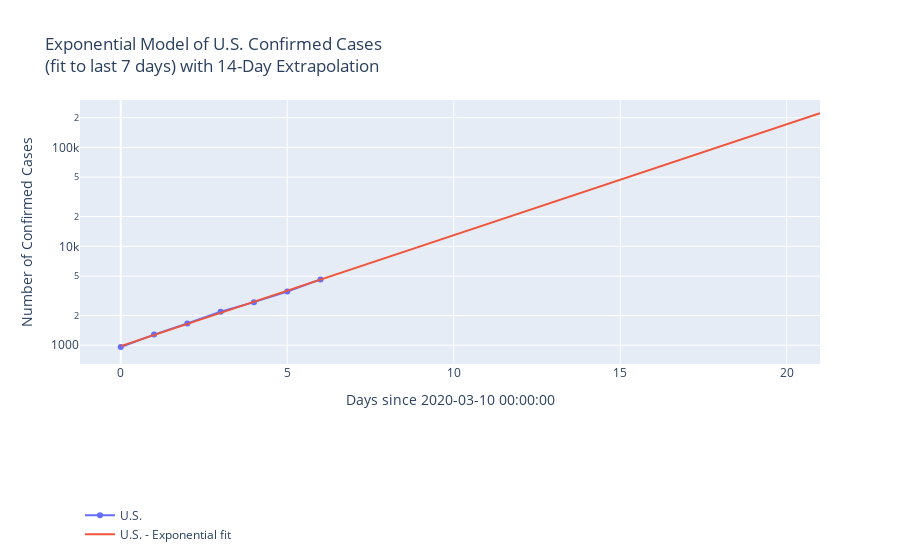

This figure's notebook cell:
### Code cell
from sklearn.linear_model import LinearRegression

us_growth_rates = {}
#ca_growth_rates = {}
#pk_growth_rates = {}

n_days_to_fit = 7
confirmed_us_df = confirmed_by_country_df[(confirmed_by_country_df['Country'] == 'US') & (confirmed_by_country_df['Date'] >= (np.datetime64('today') - np.timedelta64(n_days_to_fit,'D')))]

x = (confirmed_us_df['Date'] - confirmed_us_df['Date'].min()).dt.days.to_numpy().reshape(-1, 1)
y = np.log(confirmed_us_df['Confirmed'])
reg = LinearRegression().fit(x, y)
print(f"Model fit score: {reg.score(x, y):.2f}")
print(f"Growth rate: {reg.coef_[0]:.3f}")
us_growth_rates[n_days_to_fit] = reg.coef_[0]

fig = go.Figure()

fig.add_trace(
    go.Scatter(
        x=x[:,0],
        y=np.exp(y),
        name='U.S.'
    )
)

xx = np.linspace(0, len(x[:,0]) + 14, 100)  # Forecast 14 days out
yy = reg.predict(xx.reshape(-1,1))

fig.add_trace(
    go.Scatter(
        x=xx,
        y=np.exp(yy),
        name='U.S. - Exponential fit',
        mode='lines',
    )
)

fig.update_layout(
    title=f"Exponential Model of U.S. Confirmed Cases<br>(fit to last {n_days_to_fit} days) with 14-Day Extrapolation",
    xaxis_title=f"Days since {confirmed_us_df['Date'].min()}",
    yaxis_title="Number of Confirmed Cases",
    yaxis_type="log",
    **k_layout_kwargs,
)

fig.show()

### Figure 1 — Plotly figure (JSON) as saved in the notebook; plotly's stock layout.template omitted (floating-point values rounded to 4 significant figures)
{"data": [{"name": "U.S.", "type": "scatter", "x": [0, 1, 2, 3, 4, 5, 6], "y": [959.0, 1281.0, 1663.0, 2179.0, 2727.0, 3499.0, 4632.0]}, {"mode": "lines", "name": "U.S. - Exponential fit", "type": "scatter", "x": [0, 0.2121, 0.4242, 0.6364, 0.8485, 1.061, 1.273, 1.485, 1.697, 1.909, 2.121, 2.333, 2.545, 2.758, 2.97, 3.182, 3.394, 3.606, 3.818, 4.03, 4.242, 4.455, 4.667, 4.879, 5.091, 5.303, 5.515, 5.727, 5.939, 6.152, 6.364, 6.576, 6.788, 7, 7.212, 7.424, 7.636, 7.848, 8.061, 8.273, 8.485, 8.697, 8.909, 9.121, 9.333, 9.545, 9.758, 9.97, 10.18, 10.39, 10.61, 10.82, 11.03, 11.24, 11.45, 11.67, 11.88, 12.09, 12.3, 12.52, 12.73, 12.94, 13.15, 13.36, 13.58, 13.79, 14, 14.21, 14.42, 14.64, 14.85, 15.06, 15.27, 15.48, 15.7, 15.91, 16.12, 16.33, 16.55, 16.76, 16.97, 17.18, 17.39, 17.61, 17.82, 18.03, 18.24, 18.45, 18.67, 18.88, 19.09, 19.3, 19.52, 19.73, 19.94, 20.15, 20.36, 20.58, 20.79, 21], "y": [980.2, 1035.0, 1094.0, 1155.0, 1220.0, 1289.0, 1362.0, 1438.0, 1519.0, 1605.0, 1695.0, 1790.0, 1891.0, 1998.0, 2110.0, 2229.0, 2354.0, 2487.0, 2627.0, 2775.0, 2931.0, 3096.0, 3270.0, 3454.0, 3649.0, 3854.0, 4071.0, 4300.0, 4542.0, 4798.0, 5068.0, 5353.0, 5655.0, 5973.0, 6309.0, 6664.0, 7040.0, 7436.0, 7854.0, 8296.0, 8763.0, 9257.0, 9778.0, 10330.0, 10910.0, 11520.0, 12170.0, 12860.0, 13580.0, 14350.0, 15150.0, 16010.0, 16910.0, 17860.0, 18860.0, 19930.0, 21050.0, 22230.0, 23480.0, 24810.0, 26200.0, 27680.0, 29240.0, 30880.0, 32620.0, 34460.0, 36400.0, 38440.0, 40610.0, 42890.0, 45310.0, 47860.0, 50550.0, 53400.0, 56410.0, 59580.0, 62930.0, 66480.0, 70220.0, 74170.0, 78350.0, 82760.0, 87420.0, 92340.0, 97530.0, 103000.0, 108800.0, 114900.0, 121400.0, 128300.0, 135500.0, 143100.0, 151200.0, 159700.0, 168700.0, 178100.0, 188200.0, 198800.0, 210000.0, 221800.0]}], "layout": {"font": {"size": 12}, "legend": {"x": 0, "y": -0.7}, "title": {"text": "Exponential Model of U.S. Confirmed Cases<br>(fit to last 7 days) with 14-Day Extrapolation"}, "xaxis": {"title": {"text": "Days since 2020-03-10 00:00:00"}}, "yaxis": {"title": {"text": "Number of Confirmed Cases"}, "type": "log"}}}
